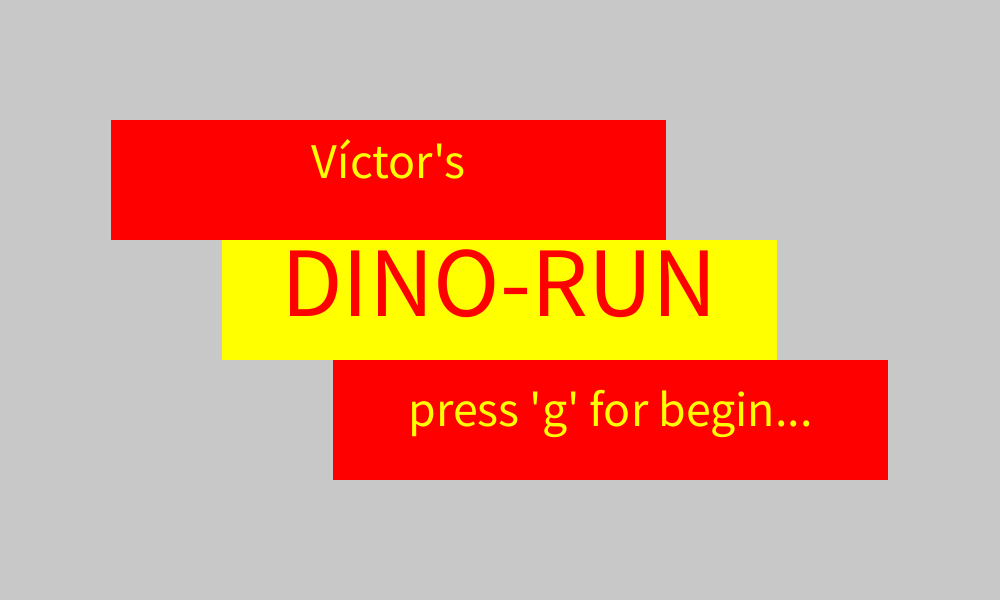
Frame 1 (no input)
Frame 60 (the mouse pressed at the canvas centre just before this capture): identical to frame 1, image omitted
Frame 120 (the mouse held since frame 60 and released just before this capture): identical to frame 1, image omitted

The Processing sketch that drew this single still picture (run headless with seeded random() and noise(); from frame 60 on, the mouse is pressed at the canvas centre):

// Processing sketch: Dino_Run01
// ── Dino_Run01.pde
// Videojuego Jum

// - sección declarativa
char estadoJuego = 'I'; // I: Inicio, P: Juego, O: GameOver
int colorFondo = 200;

// Funciones para dibujar las pantallas
void dibujarPantallaInicio(){
  int uX = width / 9;
  int uY = height / 5;
  noStroke();
  fill(255,0,0);
  rect(1*uX, 1*uY, 5*uX, 1*uY); // franja superior
  fill(255,255,0);
  rect(2*uX, 2*uY, 5*uX, 1*uY); // franja media
  fill(255,0,0);
  rect(3*uX, 3*uY, 5*uX, 1*uY); // franja inferior
  //Menú de Inicio
  textSize(100);
  textAlign(CENTER,CENTER);  
  text("DINO-RUN",4.5*uX,2.33*uY);
  fill(255,255,0);
  textSize(50);
  text("press 'g' for begin...",(3.5+5/2)*uX,3.4*uY);
  text("Víctor's",(1.5+5/2)*uX,1.33*uY);
}

void dibujarNube(float x, float y){
  int uX = width /15;
  int uY = height /10;  
  fill (255);
  rect(2*uX+x,uY+y,uX,uY);
  rect(3*uX+x,1.5*uY+y,2*uX/3,uY/2);
  rect(1.5*uX+x,1.35*uY+y,uX/2,1.3*uY/2);
  rect(1*uX+x,1.55*uY+y,uX/2,0.9*uY/2);
}

void dibujarPantallaJuego(){
  // Dibuja suelo
  int uX = width /15;
  int uY = height /10;  
  int suelo = 9*uY; 
  fill(100);
  rect(0,suelo, width, uY);
  // Dibuja cielo
  dibujarNube(0, 0);
  dibujarNube(5*uX, 2*uY);
  dibujarNube(12*uX, 0.5*uY);
  // Dibujar menú
  fill(0255,255);
  textSize(30);
  textAlign(LEFT);
  text("Press 'e' for exit...", uX, suelo+1.4*uY/2);
}

void dibujarPantallaGameOver(){
  int uX = width / 9;
  int uY = height / 5;
  fill(255,250,0);
  beginShape();
    vertex(1*uX,1*uY);
    vertex(3*uX,1*uY);
    vertex(5*uX,4*uY);
    vertex(3*uX,4*uY);
  endShape();
  fill(250, 0,0);
  beginShape();
    vertex(4*uX,1*uY);
    vertex(6*uX,1*uY);
    vertex(8*uX,4*uY);
    vertex(6*uX,4*uY);
  endShape();
  fill(0,0,255);
  textSize(170);
  textAlign(CENTER,CENTER);
  text("GAMEOVER!", width/2,0.9*height/2);
  textSize(50);
  text("press 'r' for restart", width/2,1.5*height/2);
}

void setup(){
  size(1000,600);
}

void draw(){
  background(colorFondo);
  // Control del estado del juego
  switch(estadoJuego){
    case 'I':
      dibujarPantallaInicio();
      break;
    case 'P':
      dibujarPantallaJuego();
      break;
    case 'O':
      dibujarPantallaGameOver();
      break;
  }
}

void keyPressed(){
  switch(key){
    case 'G':
    case 'g':
      if (estadoJuego == 'I') estadoJuego = 'P';
      break;
    case 'E':
    case 'e':
      if (estadoJuego == 'P') estadoJuego = 'O';
      break;
    case 'R':
    case 'r':
      if (estadoJuego == 'O') estadoJuego = 'I';
      break;
  }
}
